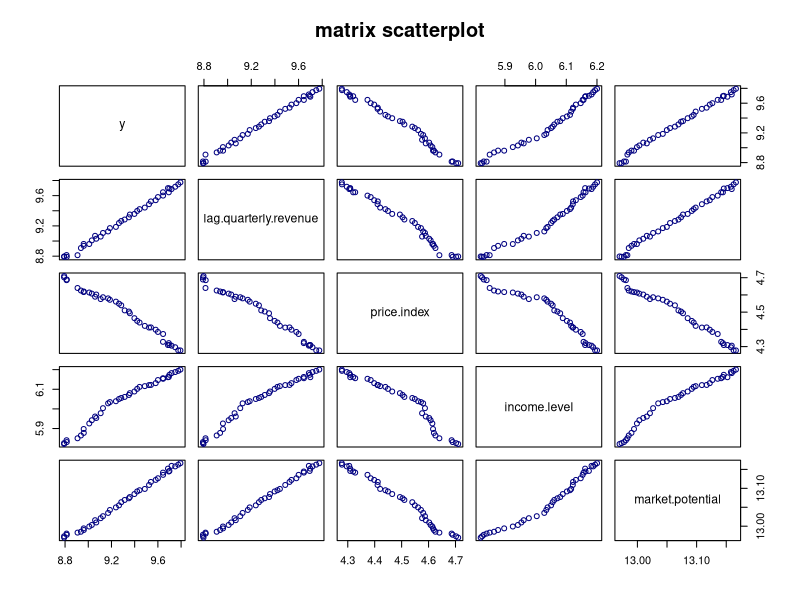

This figure's R source:
freeny<-datasets::freeny
View(freeny)
plot(freeny,col="navy",main="matrix scatterplot")
# Constructing a model that predicts the market potential using the help of revenue price.
#indexand income.level
model <- lm(market.potential ~ price.index + income.level, data = freeny)
#model <- lm(market.potential ~ price.index + income.level+ y, data = freeny)
#model <- lm(market.potential ~ lag.quarterly.revenue + income.level+ y, data = freeny)
model
summary(model)

# model prediction
y<-13.27199+(-0.30929)*5.4532+(0.19631)*5.4559
y
